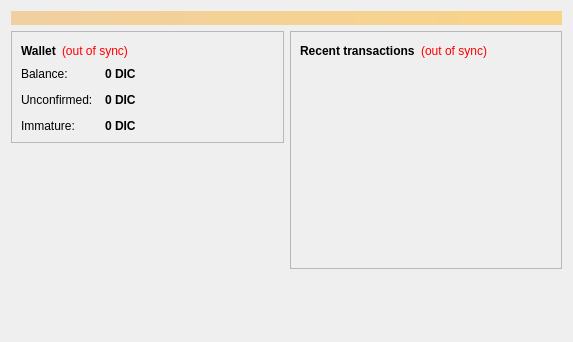
<?xml version="1.0" encoding="UTF-8"?>
<ui version="4.0">
 <class>OverviewPage</class>
 <widget class="QWidget" name="OverviewPage">
  <property name="geometry">
   <rect>
    <x>0</x>
    <y>0</y>
    <width>573</width>
    <height>342</height>
   </rect>
  </property>
  <property name="windowTitle">
   <string>Form</string>
  </property>
  <layout class="QVBoxLayout" name="topLayout">
   <item>
    <widget class="QLabel" name="labelAlerts">
     <property name="visible">
      <bool>false</bool>
     </property>
     <property name="styleSheet">
      <string notr="true">background-color: qlineargradient(x1: 0, y1: 0, x2: 1, y2: 0, stop:0 #F0D0A0, stop:1 #F8D488); color:#000000;</string>
     </property>
     <property name="wordWrap">
      <bool>true</bool>
     </property>
     <property name="margin">
      <number>3</number>
     </property>
    </widget>
   </item>
   <item>
    <layout class="QHBoxLayout" name="horizontalLayout" stretch="1,1">
     <item>
      <layout class="QVBoxLayout" name="verticalLayout_2">
       <item>
        <widget class="QFrame" name="frame">
         <property name="frameShape">
          <enum>QFrame::StyledPanel</enum>
         </property>
         <property name="frameShadow">
          <enum>QFrame::Raised</enum>
         </property>
         <layout class="QVBoxLayout" name="verticalLayout_4">
          <item>
           <layout class="QHBoxLayout" name="horizontalLayout_4">
            <item>
             <widget class="QLabel" name="label_5">
              <property name="font">
               <font>
                <weight>75</weight>
                <bold>true</bold>
               </font>
              </property>
              <property name="text">
               <string>Wallet</string>
              </property>
             </widget>
            </item>
            <item>
             <widget class="QLabel" name="labelWalletStatus">
              <property name="toolTip">
               <string>The displayed information may be out of date. Your wallet automatically synchronizes with the DAIKICOIN network after a connection is established, but this process has not completed yet.</string>
              </property>
              <property name="styleSheet">
               <string notr="true">QLabel { color: red; }</string>
              </property>
              <property name="text">
               <string notr="true">(out of sync)</string>
              </property>
              <property name="alignment">
               <set>Qt::AlignLeading|Qt::AlignLeft|Qt::AlignVCenter</set>
              </property>
             </widget>
            </item>
            <item>
             <spacer name="horizontalSpacer_2">
              <property name="orientation">
               <enum>Qt::Horizontal</enum>
              </property>
              <property name="sizeHint" stdset="0">
               <size>
                <width>40</width>
                <height>20</height>
               </size>
              </property>
             </spacer>
            </item>
           </layout>
          </item>
          <item>
           <layout class="QFormLayout" name="formLayout_2">
            <property name="fieldGrowthPolicy">
             <enum>QFormLayout::AllNonFixedFieldsGrow</enum>
            </property>
            <property name="horizontalSpacing">
             <number>12</number>
            </property>
            <property name="verticalSpacing">
             <number>12</number>
            </property>
            <item row="0" column="0">
             <widget class="QLabel" name="label">
              <property name="text">
               <string>Balance:</string>
              </property>
             </widget>
            </item>
            <item row="0" column="1">
             <widget class="QLabel" name="labelBalance">
              <property name="font">
               <font>
                <weight>75</weight>
                <bold>true</bold>
               </font>
              </property>
              <property name="cursor">
               <cursorShape>IBeamCursor</cursorShape>
              </property>
              <property name="toolTip">
               <string>Your current balance</string>
              </property>
              <property name="text">
               <string notr="true">0 DIC</string>
              </property>
              <property name="textInteractionFlags">
               <set>Qt::LinksAccessibleByMouse|Qt::TextSelectableByKeyboard|Qt::TextSelectableByMouse</set>
              </property>
             </widget>
            </item>
            <item row="1" column="0">
             <widget class="QLabel" name="label_3">
              <property name="text">
               <string>Unconfirmed:</string>
              </property>
             </widget>
            </item>
            <item row="1" column="1">
             <widget class="QLabel" name="labelUnconfirmed">
              <property name="font">
               <font>
                <weight>75</weight>
                <bold>true</bold>
               </font>
              </property>
              <property name="cursor">
               <cursorShape>IBeamCursor</cursorShape>
              </property>
              <property name="toolTip">
               <string>Total of transactions that have yet to be confirmed, and do not yet count toward the current balance</string>
              </property>
              <property name="text">
               <string notr="true">0 DIC</string>
              </property>
              <property name="textInteractionFlags">
               <set>Qt::LinksAccessibleByMouse|Qt::TextSelectableByKeyboard|Qt::TextSelectableByMouse</set>
              </property>
             </widget>
            </item>
            <item row="2" column="0">
             <widget class="QLabel" name="labelImmatureText">
              <property name="text">
               <string>Immature:</string>
              </property>
             </widget>
            </item>
            <item row="2" column="1">
             <widget class="QLabel" name="labelImmature">
              <property name="font">
               <font>
                <weight>75</weight>
                <bold>true</bold>
               </font>
              </property>
              <property name="toolTip">
               <string>Mined balance that has not yet matured</string>
              </property>
              <property name="text">
               <string notr="true">0 DIC</string>
              </property>
              <property name="textInteractionFlags">
               <set>Qt::LinksAccessibleByMouse|Qt::TextSelectableByKeyboard|Qt::TextSelectableByMouse</set>
              </property>
             </widget>
            </item>
           </layout>
          </item>
         </layout>
        </widget>
       </item>
       <item>
        <spacer name="verticalSpacer">
         <property name="orientation">
          <enum>Qt::Vertical</enum>
         </property>
         <property name="sizeHint" stdset="0">
          <size>
           <width>20</width>
           <height>40</height>
          </size>
         </property>
        </spacer>
       </item>
      </layout>
     </item>
     <item>
      <layout class="QVBoxLayout" name="verticalLayout_3">
       <item>
        <widget class="QFrame" name="frame_2">
         <property name="frameShape">
          <enum>QFrame::StyledPanel</enum>
         </property>
         <property name="frameShadow">
          <enum>QFrame::Raised</enum>
         </property>
         <layout class="QVBoxLayout" name="verticalLayout">
          <item>
           <layout class="QHBoxLayout" name="horizontalLayout_2">
            <item>
             <widget class="QLabel" name="label_4">
              <property name="text">
               <string>&lt;b&gt;Recent transactions&lt;/b&gt;</string>
              </property>
             </widget>
            </item>
            <item>
             <widget class="QLabel" name="labelTransactionsStatus">
              <property name="toolTip">
               <string>The displayed information may be out of date. Your wallet automatically synchronizes with the DAIKICOIN network after a connection is established, but this process has not completed yet.</string>
              </property>
              <property name="styleSheet">
               <string notr="true">QLabel { color: red; }</string>
              </property>
              <property name="text">
               <string notr="true">(out of sync)</string>
              </property>
              <property name="alignment">
               <set>Qt::AlignRight|Qt::AlignTrailing|Qt::AlignVCenter</set>
              </property>
             </widget>
            </item>
            <item>
             <spacer name="horizontalSpacer">
              <property name="orientation">
               <enum>Qt::Horizontal</enum>
              </property>
              <property name="sizeHint" stdset="0">
               <size>
                <width>40</width>
                <height>20</height>
               </size>
              </property>
             </spacer>
            </item>
           </layout>
          </item>
          <item>
           <widget class="QListView" name="listTransactions">
            <property name="styleSheet">
             <string notr="true">QListView { background: transparent; }</string>
            </property>
            <property name="frameShape">
             <enum>QFrame::NoFrame</enum>
            </property>
            <property name="verticalScrollBarPolicy">
             <enum>Qt::ScrollBarAlwaysOff</enum>
            </property>
            <property name="horizontalScrollBarPolicy">
             <enum>Qt::ScrollBarAlwaysOff</enum>
            </property>
            <property name="selectionMode">
             <enum>QAbstractItemView::NoSelection</enum>
            </property>
           </widget>
          </item>
         </layout>
        </widget>
       </item>
       <item>
        <spacer name="verticalSpacer_2">
         <property name="orientation">
          <enum>Qt::Vertical</enum>
         </property>
         <property name="sizeHint" stdset="0">
          <size>
           <width>20</width>
           <height>40</height>
          </size>
         </property>
        </spacer>
       </item>
      </layout>
     </item>
    </layout>
   </item>
  </layout>
 </widget>
 <resources/>
 <connections/>
</ui>
